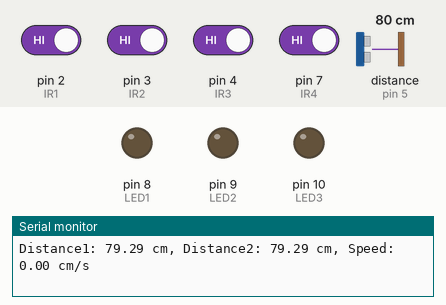
Simulated run of this sketch. Board: Arduino Uno, built with avr-gcc and run on an emulated ATmega328P. Parts: output pins drawn as LEDs (lit = HIGH), the last lines printed to the serial monitor. Inputs (shaded band) come from the test bench; at power-on: pin 2 (IR1), pin 3 (IR2), pin 4 (IR3), pin 7 (IR4) HIGH, distance to the obstacle (sensor on pin 5) 80 cm. The echo pulse lasts 58.3 µs per cm; pins used as bus, display or sensor lines are not drawn.

Above: at 1.2 s.
1.3 s: pin 2 (IR1) driven LOW
At 2.6 s:
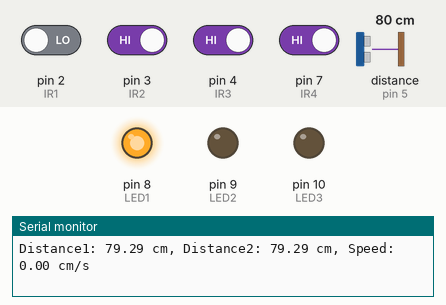
3.7 s: pin 3 (IR2) driven LOW
At 5.1 s:
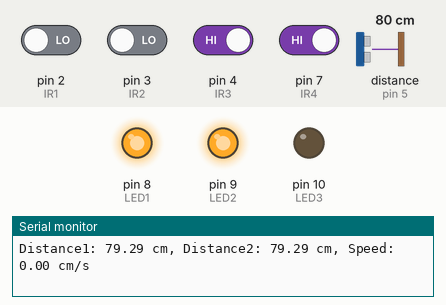
5.9 s: pin 4 (IR3) driven LOW
At 7.6 s:
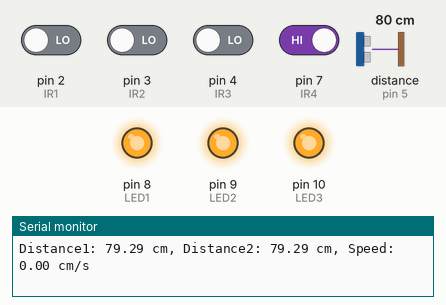
8.1 s: pin 2 (IR1) driven HIGH
At 10.0 s:
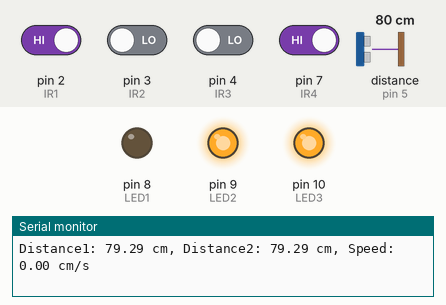
10.3 s: pin 3 (IR2) driven HIGH
At 11.6 s:
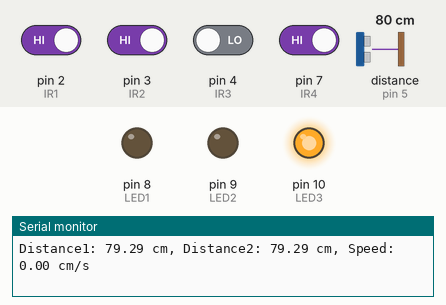
12.6 s: pin 2 (IR1) driven LOW
At 14.1 s:
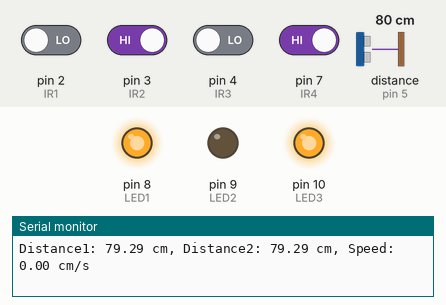
Timing chart, 0 to 15.6 s (numbered marks = the images above; inputs shaded):
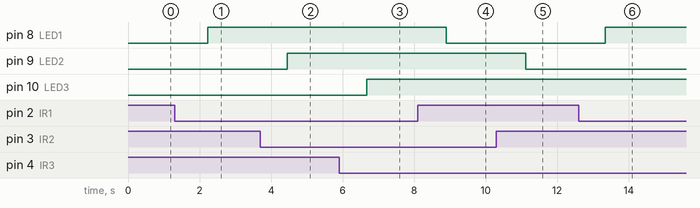

The sketch:

street_light.ino
```cpp
const int trigPin = 1;
const int echoPin = 5;

long duration;
float distance1, distance2, speed;


int IR1=2;
int IR2=3;
int IR3=4;
int IR4=7;

int LED1=8;
int LED2=9;
int LED3=10;
int LED4=6;
void setup()
{
  Serial.begin(9600);
  pinMode(IR1,INPUT);
  pinMode(IR2,INPUT);
  pinMode(IR3,INPUT);
  pinMode(LED1,OUTPUT);
   pinMode(LED2,OUTPUT);
    pinMode(LED3,OUTPUT);

  pinMode(trigPin, OUTPUT);
  pinMode(echoPin, INPUT);


}

float measureDistance()
{
  digitalWrite(trigPin, LOW);
  delayMicroseconds(2);
  digitalWrite(trigPin, HIGH);
  delayMicroseconds(10);
  digitalWrite(trigPin, LOW);

  duration = pulseIn(echoPin, HIGH);
  return (duration * 0.034 / 2);
}

void loop()
{
   distance1 = measureDistance();
  delay(100);  // Wait for 100 milliseconds (0.1 second)
  distance2 = measureDistance();

  speed = (distance2 - distance1) / 0.1;  // Calculate speed (cm/s)

  Serial.print("Distance1: ");
  Serial.print(distance1);
  Serial.print(" cm, Distance2: ");
  Serial.print(distance2);
  Serial.print(" cm, Speed: ");
  Serial.print(speed);
  Serial.println(" cm/s");

  delay(1000);

  int value1=digitalRead(IR1);

  if (value1==0)
  {
    digitalWrite(LED1,HIGH);
  }
  else
  {
     digitalWrite(LED1,LOW);
  }
  int value2=digitalRead(IR2);

  if (value2==0)
  {
    digitalWrite(LED2,HIGH);
  }
  else
  {
     digitalWrite(LED2,LOW);
  }
  int value3=digitalRead(IR3);

  if (value3==0)
  {
    digitalWrite(LED3,HIGH);
  }
  else
  {
     digitalWrite(LED3,LOW);
  }

  int value4=digitalRead(IR4);

  if (value4==0)
  {
    digitalWrite(LED4,HIGH);
  }
  else
  {
     digitalWrite(LED4,LOW);
  }
}
```

Measured:
- after the input at 1.3 s, pin 8 (LED1): LOW → HIGH after 0.92 s
- after the input at 3.7 s, pin 9 (LED2): LOW → HIGH after 0.75 s
- after the input at 5.9 s, pin 10 (LED3): LOW → HIGH after 0.77 s
- after the input at 8.1 s, pin 8 (LED1): HIGH → LOW after 0.80 s
- after the input at 10.3 s, pin 9 (LED2): HIGH → LOW after 0.82 s
- after the input at 12.6 s, pin 8 (LED1): LOW → HIGH after 0.74 s
